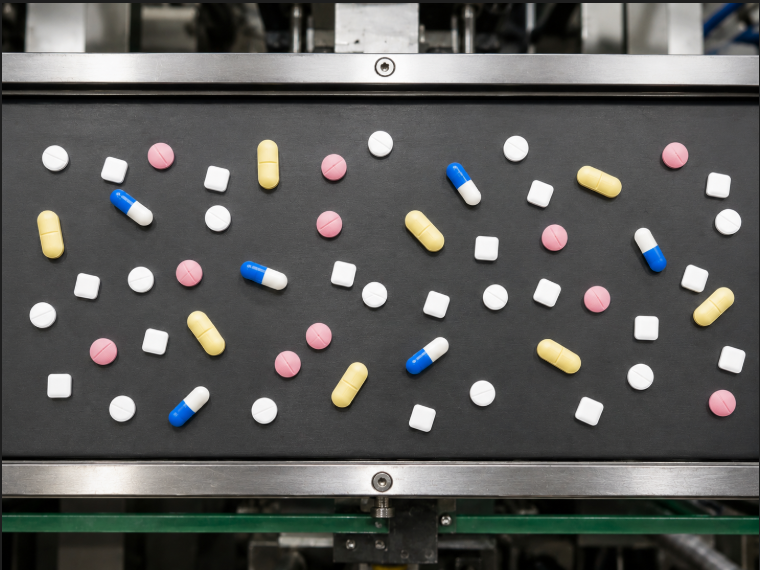
#> input picture pills.png, 760 x 570 px
$ python deteccion_pas_edit.py
#> lines starting #> are read from the running program, lines starting #| are printed output that depends on the picture; after the words box and inside, x2 and y2 are one past the last pixel; in counts of white or black regions, pixels touching at a corner belong together
import cv2
import numpy as np
import matplotlib.pyplot as plt


# ==============================================================================
# FUNCIONES AUXILIARES
# ==============================================================================

def imshow(img, title=None, color_img=True, cmap='gray'):
    """Muestra una imagen con matplotlib."""
    plt.figure()
    if color_img:
        plt.imshow(img)
    else:
        plt.imshow(img, cmap=cmap)
    if title:
        plt.title(title)
    plt.axis('off')
    plt.show(block=False)


def detectar_roi(img_gray):
    """
    Detecta automáticamente los límites verticales de la cinta transportadora.

    Estrategia:
    - Calcula el perfil de intensidad promedio por fila.
    - Suaviza el perfil con un promedio móvil para eliminar variaciones pequeñas.
    - Calcula la derivada del perfil suavizado.
    - El límite superior es la caída más brusca en la primera mitad (metal → cinta oscura).
    - El límite inferior es la subida más brusca en la segunda mitad (cinta oscura → metal).

    Parámetros
    ----------
    img_gray : np.ndarray
        Imagen en escala de grises.

    Retorna
    -------
    fila_superior, fila_inferior : int, int
        Filas que delimitan la ROI de la cinta.
    """
    perfil = np.mean(img_gray, axis=1)
    perfil_suavizado = np.convolve(perfil, np.ones(20) / 20, mode='same')
    derivada = np.diff(perfil_suavizado, prepend=perfil_suavizado[0])

    mitad = len(derivada) // 2
    fila_superior = np.argmin(derivada[:mitad])
    fila_inferior = mitad + np.argmax(derivada[mitad:])

    return fila_superior, fila_inferior


def segmentar_pastillas(roi, roi_gray):
    """
    Segmenta las pastillas del fondo oscuro de la cinta.

    Estrategia:
    - Convierte la ROI a HSV y extrae el canal V (brillo).
    - Umbraliza el canal V: las pastillas tienen V alto, el fondo tiene V bajo.
      El umbral se elige en el valle del histograma de V (~110).
    - Aplica cierre morfológico para rellenar huecos pequeños dentro de las pastillas.
    - Detecta contornos externos.
    - Filtra contornos por área mínima (0.14% del área de la ROI) y relación de aspecto
      para eliminar ruido y bordes de la ROI.

    Parámetros
    ----------
    roi : np.ndarray
        ROI en color (RGB).
    roi_gray : np.ndarray
        ROI en escala de grises.

    Retorna
    -------
    contornos_filtrados : list
        Lista de contornos válidos, uno por pastilla.
    """
    # Umbralización sobre canal V
    roi_hsv = cv2.cvtColor(roi, cv2.COLOR_RGB2HSV)
    V = roi_hsv[:, :, 2]

    # MODIFICACION ----------####----------------------
    umbral = np.percentile(V, 88)  # umbral dinámico basado en el percentil 88 del canal V

    _, mask = cv2.threshold(V, umbral, 255, cv2.THRESH_BINARY)

    # Cierre morfológico para rellenar huecos
    kernel = cv2.getStructuringElement(cv2.MORPH_ELLIPSE, (5, 5))
    mask_clean = cv2.morphologyEx(mask, cv2.MORPH_CLOSE, kernel)

    # Detección de contornos
    contornos, _ = cv2.findContours(mask_clean, cv2.RETR_EXTERNAL, cv2.CHAIN_APPROX_SIMPLE)

    # Filtro por área mínima (0.14% del área de la ROI) y relación de aspecto
    area_roi = roi.shape[0] * roi.shape[1]
    area_minima = 0.0014 * area_roi  # una pastilla ocupa al menos el 0.14% de la cinta

    #Filtrado por area minima y por ratio.
    contornos_filtrados = []
    for c in contornos:
        area = cv2.contourArea(c)
        if area < area_minima:
            continue
        x, y, w, h = cv2.boundingRect(c)
        aspect_ratio = w / h
        if aspect_ratio > 10:  # contornos muy anchos son bordes de la ROI, no pastillas
            continue
        contornos_filtrados.append(c)

    return contornos_filtrados


# ----------------------- funciones con kmeans para clasificar por color y forma -----------------------
#def identificar_grupo_color(centers):
    """
    Identifica a qué tipo de pastilla corresponde cada grupo del K-means,
    basándose en las propiedades de los centros en espacio LAB.

    Propiedades usadas:
    - Blancas:   L muy alto (~230), A y B neutros (~128)
    - Amarillas: B alto (>128, componente amarillo-azul de LAB)
    - Rosadas:   A alto (>128, componente rojo-verde de LAB)
    - Azules:    B bajo (<128)

    Parámetros
    ----------
    centers : np.ndarray
        Centros LAB de cada grupo K-means, shape (K, 3).

    Retorna
    -------
    grupo_a_tipo : dict
        Diccionario {índice_grupo: tipo} donde tipo es 'AP', 'RR', 'blanca' o 'AzC'.
    """
    grupo_a_tipo = {}
    for k, centro in enumerate(centers):
        L, A, B = centro
        if L > 200:             # L muy alto → blancas (incluye amarillas claras)
            if B > 140:         # B alto dentro de las claras → amarillas
                grupo_a_tipo[k] = 'AP'
            else:
                grupo_a_tipo[k] = 'blanca'
        elif A > 140:           # A alto → rosadas
            grupo_a_tipo[k] = 'RR'
        else:                   # B bajo → azules
            grupo_a_tipo[k] = 'AzC'
    return grupo_a_tipo

#def clasificar_por_color(contornos_filtrados, roi):
    """
    Clasifica cada pastilla por color usando K-means en espacio LAB.

    Estrategia:
    - Extrae el color promedio LAB de cada pastilla usando su contorno como máscara.
    - Aplica K-means con K=4 sobre esos colores.
    - Identifica automáticamente el tipo de cada grupo mirando los centros LAB.

    Parámetros
    ----------
    contornos_filtrados : list
        Lista de contornos válidos.
    roi : np.ndarray
        ROI en color (RGB).

    Retorna
    -------
    labels : np.ndarray
        Etiqueta de grupo K-means para cada pastilla.
    grupo_a_tipo : dict
        Mapeo de índice de grupo a tipo de pastilla.
    """
    roi_lab = cv2.cvtColor(roi, cv2.COLOR_RGB2LAB)

    # Extraigo color promedio LAB de cada pastilla
    colores_promedio = []
    for c in contornos_filtrados:
        mask_pastilla = np.zeros(roi.shape[:2], dtype=np.uint8)
        cv2.drawContours(mask_pastilla, [c], -1, 255, -1)
        color_medio = cv2.mean(roi_lab, mask=mask_pastilla)[:3]
        colores_promedio.append(color_medio)

    colores_promedio = np.float32(colores_promedio)

    # K-means con K=4
    K = 4
    criteria = (cv2.TERM_CRITERIA_EPS + cv2.TERM_CRITERIA_MAX_ITER, 10, 1.0)
    _, labels, centers = cv2.kmeans(colores_promedio, K, None, criteria, 10, cv2.KMEANS_RANDOM_CENTERS)

    # Identifico automáticamente qué grupo es qué color
    grupo_a_tipo = identificar_grupo_color(centers)

    return labels, grupo_a_tipo

#def clasificar_blancas_por_forma(contornos_filtrados, labels, grupo_a_tipo):
    """
    Subdivide las pastillas blancas en redondas (BR) y cuadradas (BC)
    usando K-means sobre la circularidad de cada contorno.

    Circularidad = 4 * pi * area / perimetro^2
    - Círculo perfecto → 1.0
    - Cuadrado         → ~0.785
    El grupo con centro de circularidad más alto son las redondas (BR),
    el de centro más bajo son las cuadradas (BC).

    Parámetros
    ----------
    contornos_filtrados : list
        Lista de contornos válidos.
    labels : np.ndarray
        Etiqueta de grupo K-means de color para cada pastilla.
    grupo_a_tipo : dict
        Mapeo de índice de grupo a tipo.

    Retorna
    -------
    labels_forma : dict
        Diccionario {índice_en_contornos_filtrados: tipo_final}
        donde tipo_final es 'BR' o 'BC' para las blancas.
    """
    # Obtengo índices de las pastillas blancas
    grupo_blanco = [k for k, v in grupo_a_tipo.items() if v == 'blanca'][0]
    indices_blancas = np.where(labels.flatten() == grupo_blanco)[0]

    # Calculo circularidad de cada blanca
    circularidades = []
    for i in indices_blancas:
        c = contornos_filtrados[i]
        area = cv2.contourArea(c)
        perimetro = cv2.arcLength(c, True)
        circularidad = 4 * np.pi * area / (perimetro ** 2)
        circularidades.append([circularidad])

    circularidades = np.float32(circularidades)

    # K-means con K=2 sobre circularidad
    criteria = (cv2.TERM_CRITERIA_EPS + cv2.TERM_CRITERIA_MAX_ITER, 10, 1.0)
    _, labels_circ, centers_circ = cv2.kmeans(circularidades, 2, None, criteria, 10, cv2.KMEANS_RANDOM_CENTERS)

    # El grupo con centro más alto es el de las redondas
    idx_redondas = 0 if centers_circ[0] > centers_circ[1] else 1
    idx_cuadradas = 1 - idx_redondas

    # Armo diccionario índice → tipo final
    labels_forma = {}
    for j, i in enumerate(indices_blancas):
        if labels_circ[j] == idx_redondas:
            labels_forma[i] = 'BR'
        else:
            labels_forma[i] = 'BC'

    return labels_forma

# ----------------------- funciones sin kmeans para clasificar por color y forma -----------------------
#  se reescriben: identificar_grupo_color(), clasificar_por_color() ,clasificar_blancas_por_forma()
def identificar_grupo_color(roi, contorno):
    """
    Analiza una única pastilla mediante su contorno usando CIELAB y HSV.
    Ignora la iluminación (canal L) y clasifica basándose en los ejes cromáticos.

    - 'RR' (Rojo-Rosado): Canal A alto (positivo, > 128)
    - 'AP' (Amarillo): Canal B alto (positivo, > 128)
    - 'AzC' (Azul-Celeste): Canal B bajo (negativo, < 128). Al ser mitad blanca
                            y mitad azul, el promedio de B baja de 128.
    - 'blanca': Canales A y B cercanos al neutro (128) y alto brillo en HSV.
    """
    # 1. Crear máscara para aislar la pastilla del fondo
    mask_pastilla = np.zeros(roi.shape[:2], dtype=np.uint8)
    cv2.drawContours(mask_pastilla, [contorno], -1, 255, -1)

    # 2. Convertir la ROI a LAB y HSV
    roi_lab = cv2.cvtColor(roi, cv2.COLOR_RGB2LAB)
    roi_hsv = cv2.cvtColor(roi, cv2.COLOR_RGB2HSV)

    # 3. Extraer promedios ignorando el fondo
    media_lab = cv2.mean(roi_lab, mask=mask_pastilla)
    media_hsv = cv2.mean(roi_hsv, mask=mask_pastilla)

    # 4. Extraer canales (OpenCV ubica el neutro en 128 para uint8)
    canal_a = media_lab[1] # Verde < 128 < Rojo/Rosado
    canal_b = media_lab[2] # Azul < 128 < Amarillo
    brillo_v = media_hsv[2]
    saturacion_s = media_hsv[1]
    # --- LÓGICA DE UMBRALADO CROMÁTICO PÚRO ---
    if canal_a > 140:
        # Fuerte componente rojiza
        return 'RR'

    elif canal_b > 138:
        # Fuerte componente amarilla
        return 'AP'

    elif canal_b < 120:
        # Fuerte componente azulada (tira el promedio por debajo de 128)
        return 'AzC'

    else:
        # Si A y B son neutros, es un color acromático. Validamos que sea blanca
        # (alto brillo, baja saturación) para no confundir con sombras.
        if brillo_v > 120 and saturacion_s < 60:
            return 'blanca'
        else:
            # Color no reconocido o sombra
            return 'indefinido'


def clasificar_por_color(contornos_filtrados, roi):
    """
    Clasifica cada pastilla por color de forma determinística.

    Parámetros
    ----------
    contornos_filtrados : list
        Lista de contornos válidos.
    roi : np.ndarray
        ROI en color (RGB).

    Retorna
    -------
    labels : np.ndarray
        Arreglo de etiquetas (shape: N x 1) para cada pastilla.
    grupo_a_tipo : dict
        Mapeo de índice de grupo a tipo de pastilla.
    """
    # Mapeo estático que reemplaza los centros aleatorios de K-means
    grupo_a_tipo = {
        0: 'AP',
        1: 'RR',
        2: 'blanca',
        3: 'AzC',
        -1: 'indefinido'
    }

    # Invertimos el diccionario para buscar el ID fácilmente
    tipo_a_grupo = {v: k for k, v in grupo_a_tipo.items()}

    lista_etiquetas = []

    # Evaluamos cada pastilla una por una
    for contorno in contornos_filtrados:
        color_detectado = identificar_grupo_color(roi, contorno)
        id_grupo = tipo_a_grupo[color_detectado]
        lista_etiquetas.append(id_grupo)

    # K-means original devuelve los labels con shape (N, 1) y tipo int32.
    # Replicamos exactamente esa estructura.
    labels = np.array(lista_etiquetas, dtype=np.int32).reshape(-1, 1)

    return labels, grupo_a_tipo

def clasificar_blancas_por_forma(contornos_filtrados, labels, grupo_a_tipo):
    """
    Subdivide las pastillas blancas en redondas (BR) y cuadradas (BC)
    usando un umbral estático de circularidad geométrica.
    """
    # Buscamos cuál es el ID numérico asignado a las pastillas blancas
    grupo_blanco = [k for k, v in grupo_a_tipo.items() if v == 'blanca'][0]
    indices_blancas = np.where(labels.flatten() == grupo_blanco)[0]

    labels_forma = {}

    for i in indices_blancas:
        c = contornos_filtrados[i]
        area = cv2.contourArea(c)
        perimetro = cv2.arcLength(c, True)

        # # Prevención de división por cero
        if perimetro == 0:
            circularidad = 0
        else:
            circularidad = 4 * np.pi * area / (perimetro ** 2)

        # # Clasificación basada en un umbral de circularidad
        # # Círculo ideal = 1.0, Cuadrado ideal = 0.785

        if circularidad > 0.88:
            labels_forma[i] = 'BR'  # Blanca Redonda
        else:
            labels_forma[i] = 'BC'  # Blanca Cuadrada

    return labels_forma


def asignar_etiquetas(contornos_filtrados, labels, grupo_a_tipo, labels_forma):
    """
    Asigna tipo e ID a cada pastilla combinando la clasificación por color y por forma.

    Parámetros
    ----------
    contornos_filtrados : list
    labels : np.ndarray
    grupo_a_tipo : dict
    labels_forma : dict

    Retorna
    -------
    etiquetas : list
        Lista de tuplas (contorno, tipo, id_pastilla).
    conteos : dict
        Conteo total por tipo.
    """
    conteos = {'BR': 0, 'BC': 0, 'AP': 0, 'RR': 0, 'AzC': 0}
    etiquetas = []

    for i, c in enumerate(contornos_filtrados):
        grupo_color = labels.flatten()[i]
        tipo_color = grupo_a_tipo[grupo_color]

        if tipo_color == 'blanca':
            tipo = labels_forma[i]  # BR o BC
        else:
            tipo = tipo_color       # AP, RR o AzC

        conteos[tipo] += 1
        etiquetas.append((c, tipo, conteos[tipo]))

    return etiquetas, conteos


def generar_imagen_resultado(roi, etiquetas):
    """
    Genera la imagen final con contornos y etiquetas sobre cada pastilla.

    Parámetros
    ----------
    roi : np.ndarray
        ROI en color (RGB).
    etiquetas : list
        Lista de tuplas (contorno, tipo, id_pastilla).

    Retorna
    -------
    img_resultado : np.ndarray
        Imagen con contornos y etiquetas dibujadas.
    """
    img_resultado = roi.copy()

    for c, tipo, id_pastilla in etiquetas:
        M = cv2.moments(c)
        cx = int(M['m10'] / M['m00'])
        cy = int(M['m01'] / M['m00'])

        cv2.drawContours(img_resultado, [c], -1, (0, 255, 0), 2)

        etiqueta = f"{tipo}{id_pastilla}"
        cv2.putText(img_resultado, etiqueta, (cx - 20, cy + 5),
                    cv2.FONT_HERSHEY_SIMPLEX, 0.5, (0, 0, 0), 2)

    return img_resultado


# ==============================================================================
# PIPELINE PRINCIPAL
# ==============================================================================

if __name__ == '__main__':

    # --- A: Cargar imagen y segmentar ROI ------------------------------------
    img = cv2.imread('pills.png')
#> img is the input picture: shape (570, 760, 3); mean B, G, R 88.3, 90.4, 90.2
    img_rgb = cv2.cvtColor(img, cv2.COLOR_BGR2RGB)
    img_gray = cv2.cvtColor(img, cv2.COLOR_BGR2GRAY)
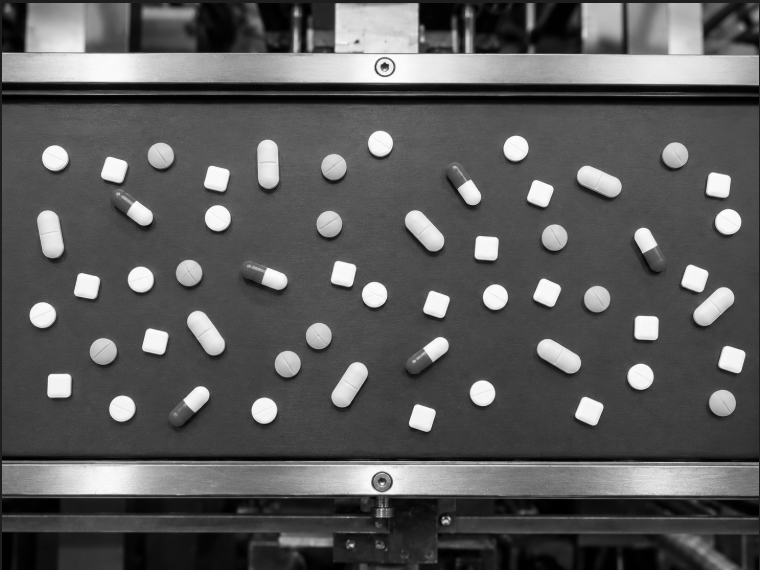
#> img_gray: shape (570, 760); min 0, max 254, mean 90.1

    fila_superior, fila_inferior = detectar_roi(img_gray)
#> in detectar_roi, `perfil = np.mean(img_gray, axis=1)`: perfil = 570 values, max 204.3 at index 61, min 0.65 at index 98, mean 90.08
#> in detectar_roi, `perfil_suavizado = np.convolve(perfil, np.ones(20) / 20, mode='same')`: perfil_suavizado = 570 values, max 202.8 at index 66, min 13.25 at index 569, mean 89.75
#> in detectar_roi, `derivada = np.diff(perfil_suavizado, prepend=perfil_suavizado[0])`: derivada = 570 values, max 7.78 at index 469, min -9.98 at index 89, mean -0.0351
#> in detectar_roi, `mitad = len(derivada) // 2`: mitad = 285
#> in detectar_roi, `fila_superior = np.argmin(derivada[:mitad])`: fila_superior = 89
#> in detectar_roi, `fila_inferior = mitad + np.argmax(derivada[mitad:])`: fila_inferior = 469
#> fila_superior = 89; fila_inferior = 469
    print(f"[A] ROI detectada: filas {fila_superior} a {fila_inferior}")
#| [A] ROI detectada: filas 89 a 469

    roi = img_rgb[fila_superior:fila_inferior, :]
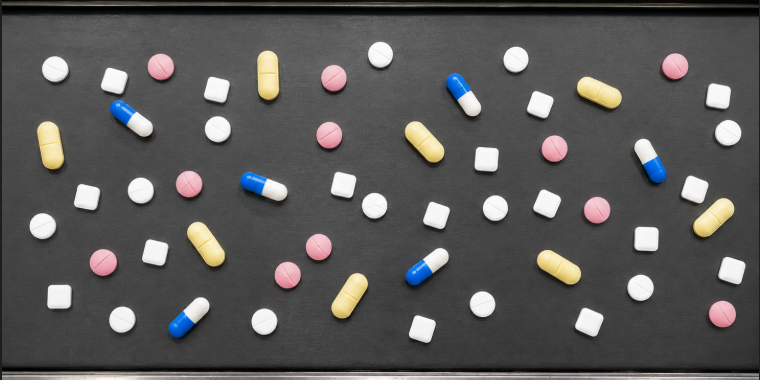
#> roi: shape (380, 760, 3); mean R, G, B 89.4, 88.1, 87.6
    roi_gray = img_gray[fila_superior:fila_inferior, :]
    imshow(roi, title=f'A - ROI de la cinta transportadora')

    # --- B: Detectar y segmentar cada pastilla -------------------------------
    contornos_filtrados = segmentar_pastillas(roi, roi_gray)
#> in segmentar_pastillas, `V = roi_hsv[:, :, 2]`:
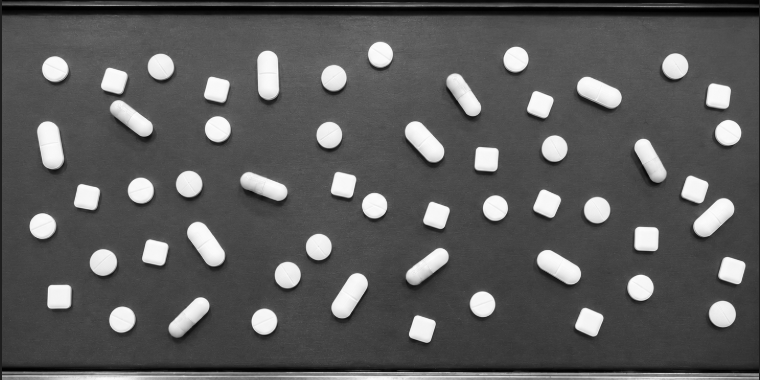
#> V: shape (380, 760); min 0, max 254, mean 91.4
#> in segmentar_pastillas, `umbral = np.percentile(V, 88)`: umbral = 163
#> in segmentar_pastillas, `_, mask = cv2.threshold(V, umbral, 255, cv2.THRESH_BINARY)`:
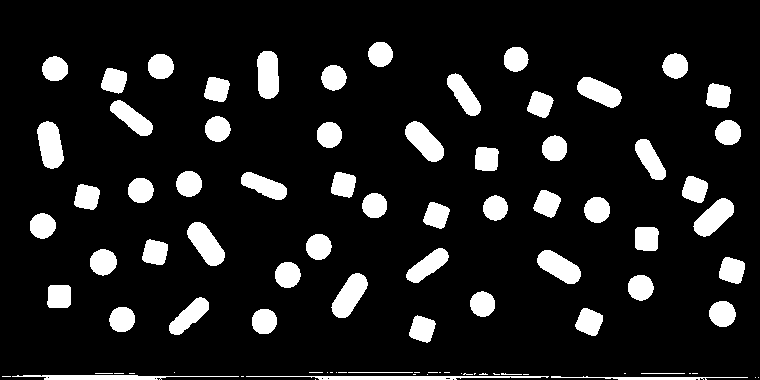
#> mask: shape (380, 760); 12% white; 89 white regions (29 under 20 px), largest, box (x1, y1, x2, y2) and area: (187, 222, 225, 266) 956, (37, 121, 64, 169) 943, (331, 273, 368, 318) 938
#> in segmentar_pastillas, `mask_clean = cv2.morphologyEx(mask, cv2.MORPH_CLOSE, kernel)`:
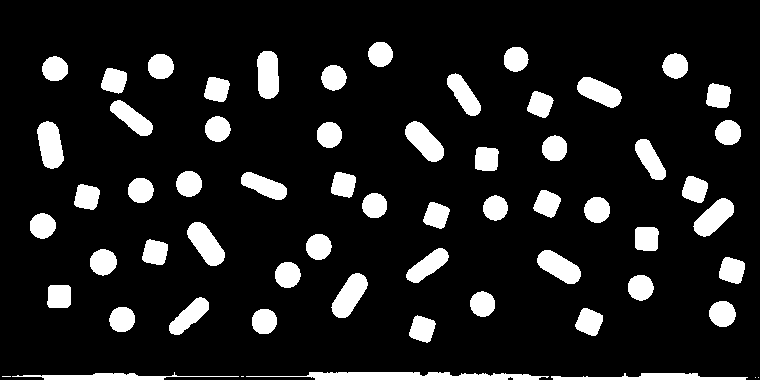
#> mask_clean: shape (380, 760); 12.4% white; 61 white regions (4 under 20 px)
#> in segmentar_pastillas, `contornos, _ = cv2.findContours(mask_clean, cv2.RETR_EXTERNAL, cv2.CHA..`: contornos = 61 contours, 4 with area under 20; largest, box (x1, y1, x2, y2) and area: (246, 372, 549, 380) 1334, (187, 222, 225, 266) 903, (37, 121, 64, 169) 886, (331, 273, 368, 318) 884, (405, 121, 444, 162) 860
#> the loop in segmentar_pastillas, `for c in contornos:` made 61 passes
#> (area, x, y, w, h, aspect_ratio) on passes 5 to 8: (632.5, 551, 373, 197, 7, 28.14), (1333.5, 246, 372, 303, 8, 37.88), (561, 12, 372, 227, 8, 28.38), (484, 409, 315, 27, 28, 0.964)
#> after the loop in segmentar_pastillas, `for c in contornos:`: contornos_filtrados = 54 contours; largest, box (x1, y1, x2, y2) and area: (187, 222, 225, 266) 903, (37, 121, 64, 169) 886, (331, 273, 368, 318) 884, (405, 121, 444, 162) 860, (257, 51, 279, 99) 856
    print(f"[B] Pastillas detectadas: {len(contornos_filtrados)}")
#| [B] Pastillas detectadas: 54

    roi_contornos = roi.copy()
    cv2.drawContours(roi_contornos, contornos_filtrados, -1, (0, 255, 0), 2)
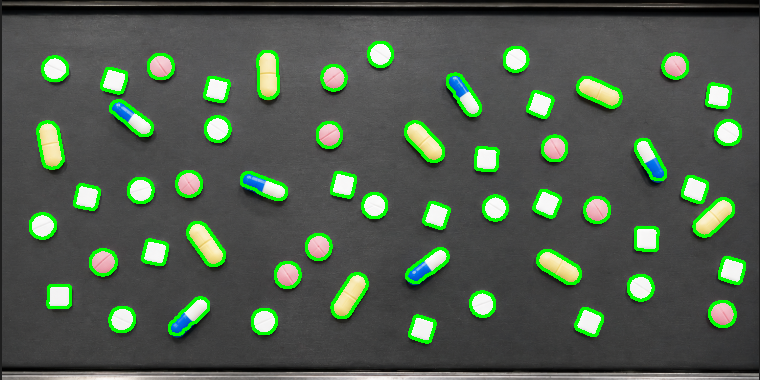
#> roi_contornos: shape (380, 760, 3); 5.71% of pixels changed, all inside (x1, y1, x2, y2) = (29, 41, 746, 344)
    imshow(roi_contornos, title=f'B - Pastillas segmentadas: {len(contornos_filtrados)}')

    # --- C: Clasificar por color y forma -------------------------------------
    labels, grupo_a_tipo = clasificar_por_color(contornos_filtrados, roi)
#> the loop in clasificar_por_color, `for contorno in contornos_filtrados:` made 54 passes
#> (media_lab in identificar_grupo_color, media_hsv in identificar_grupo_color, canal_a in identificar_grupo_color, canal_b in identificar_grupo_color, brillo_v in identificar_grupo_color, saturacion_s in identificar_grupo_color, color_detectado, id_grupo) on passes 1 to 2: ((238.6, 128, 128, 0), (20.49, 0.58, 236.6, 0), 128, 128, 236.6, 0.58, 'blanca', 2), ((240.4, 128.1, 128, 0), (22.47, 0.584, 238.7, 0), 128.1, 128, 238.7, 0.584, 'blanca', 2)
    print(f"[C] Grupos de color identificados: {grupo_a_tipo}")
#| [C] Grupos de color identificados: {0: 'AP', 1: 'RR', 2: 'blanca', 3: 'AzC', -1: 'indefinido'}

    labels_forma = clasificar_blancas_por_forma(contornos_filtrados, labels, grupo_a_tipo)
#> the loop in clasificar_blancas_por_forma, `for i in indices_blancas:` made 29 passes
#> i on passes 5 to 8: 6, 7, 8, 11

    etiquetas, conteos = asignar_etiquetas(contornos_filtrados, labels, grupo_a_tipo, labels_forma)
#> the loop in asignar_etiquetas, `for i, c in enumerate(contornos_filtrados):` made 54 passes

    # --- D: Reporte por consola y imagen resultado ---------------------------
    print("\n=== RESULTADOS DE CLASIFICACIÓN ===")
    for tipo, n in conteos.items():
        print(f"  {tipo}: {n} pastillas")
#> this loop made 5 passes
#> (printed output is left out)
    print(f"  TOTAL: {sum(conteos.values())} pastillas")
#|   TOTAL: 54 pastillas

    img_resultado = generar_imagen_resultado(roi, etiquetas)
#> the loop in generar_imagen_resultado, `for c, tipo, id_pastilla in etiquetas:` made 54 passes
#> (tipo, id_pastilla) on passes 1 to 4: ('BC', 1), ('BR', 1), ('BC', 2), ('BR', 2)
#> after the loop in generar_imagen_resultado, `for c, tipo, id_pastilla in etiquetas:`:
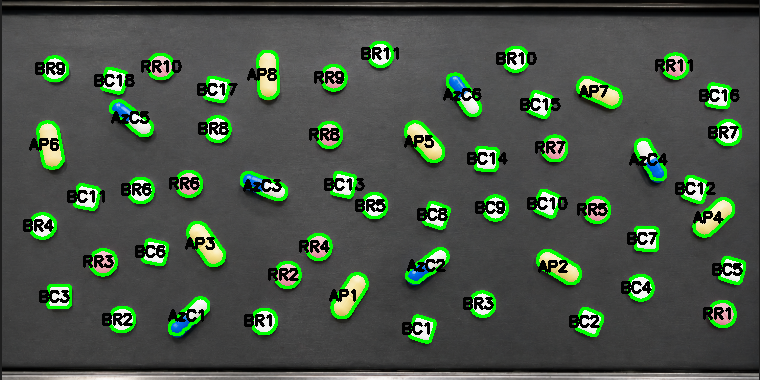
#> img_resultado: shape (380, 760, 3); 9.99% of pixels changed, all inside (x1, y1, x2, y2) = (23, 41, 746, 344)
    imshow(img_resultado, title='D - Resultado final')

    plt.show()
